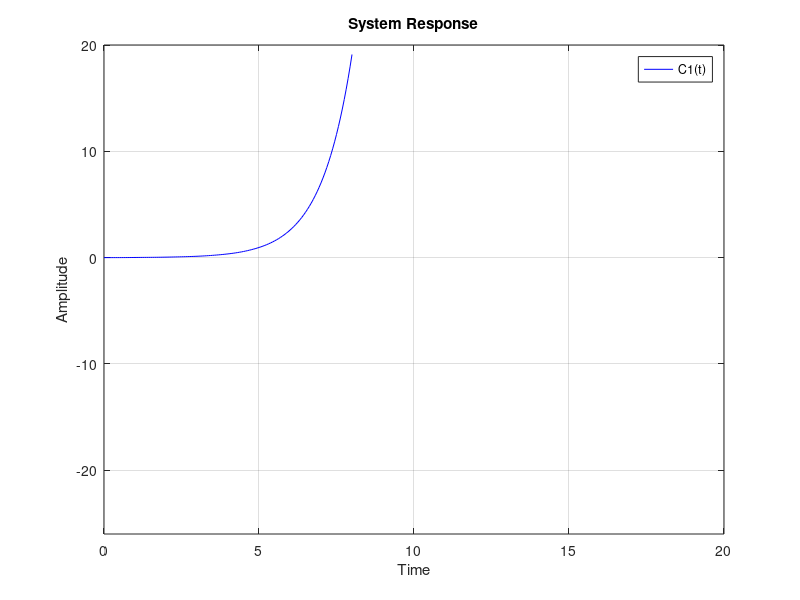
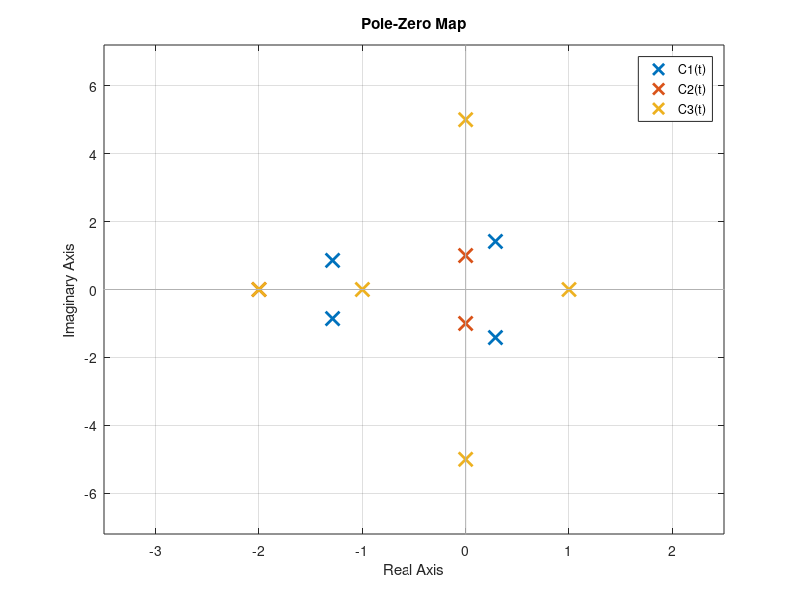

The MATLAB script that drew these images, in order:
% Control Theory
% 08/05/2020
% Nico Antonelli

% --- Stability: Routh-Hurwitz Criteria ---


hold on;

% TFG1 = 1 / (s^4 + 2s^3  + 3s^2 + 4s + 5)
% Unstable function
num = [1];
den = [1, 2, 3, 4, 5];
TFG1 = tf(num, den);
impulse(TFG1, '-r');

% TFG2 = 1 / (1s^3  + 2s^2 + 1s + 2)
% Critically Stable Function
num = [1];
den = [1, 2, 1, 2];
TFG2 = tf(num, den);
impulse(TFG2, '-g');

% TFG3 = 1 / (s^5 + 2s^4 + 24s^3  + 48s^2 - 25s - 50)
% Unstable function
num = [1];
den = [1, 2, 24, 48, -25, -50];
TFG3  = tf(num, den);
impulse(TFG3, '-b');

xlim([0 , 20]);
ylim([-26, 20]);
xlabel('Time');
ylabel('Amplitude');
title('System Response');
legend('C1(t)', 'C2(t)', 'C3(t)');

hold off;

figure(2);
pzmap(TFG1, TFG2, TFG3);
legend('C1(t)', 'C2(t)', 'C3(t)');

% Routh-Hurwitz Criteria:
% FT1: 2 unstable poles (in closed-loop system)
% FT2: No unstable poles (in closed-loop system)
% FT3: 1 unstable pole (in closed-loop system)
